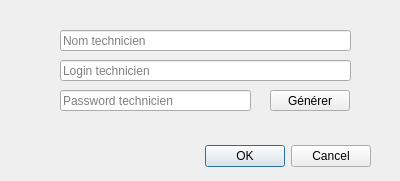
<?xml version="1.0" encoding="UTF-8"?>
<ui version="4.0">
 <class>ajouterTechnicien</class>
 <widget class="QDialog" name="ajouterTechnicien">
  <property name="geometry">
   <rect>
    <x>0</x>
    <y>0</y>
    <width>400</width>
    <height>181</height>
   </rect>
  </property>
  <property name="windowTitle">
   <string>Gestion Technicien - Ajouter Technicien</string>
  </property>
  <property name="windowIcon">
   <iconset>
    <normaloff>../../build-connectbdd-Desktop_Qt_5_9_6_MinGW_32bit-Debug/logo-domo.png</normaloff>../../build-connectbdd-Desktop_Qt_5_9_6_MinGW_32bit-Debug/logo-domo.png</iconset>
  </property>
  <widget class="QDialogButtonBox" name="buttonBox">
   <property name="geometry">
    <rect>
     <x>30</x>
     <y>140</y>
     <width>341</width>
     <height>32</height>
    </rect>
   </property>
   <property name="orientation">
    <enum>Qt::Horizontal</enum>
   </property>
   <property name="standardButtons">
    <set>QDialogButtonBox::Cancel|QDialogButtonBox::Ok</set>
   </property>
  </widget>
  <widget class="QLineEdit" name="nomTech">
   <property name="geometry">
    <rect>
     <x>60</x>
     <y>30</y>
     <width>291</width>
     <height>21</height>
    </rect>
   </property>
   <property name="text">
    <string/>
   </property>
   <property name="readOnly">
    <bool>false</bool>
   </property>
   <property name="placeholderText">
    <string extracomment="test">Nom technicien</string>
   </property>
  </widget>
  <widget class="QLineEdit" name="loginTech">
   <property name="geometry">
    <rect>
     <x>60</x>
     <y>60</y>
     <width>291</width>
     <height>21</height>
    </rect>
   </property>
   <property name="text">
    <string/>
   </property>
   <property name="readOnly">
    <bool>false</bool>
   </property>
   <property name="placeholderText">
    <string>Login technicien</string>
   </property>
  </widget>
  <widget class="QLineEdit" name="passTech">
   <property name="geometry">
    <rect>
     <x>60</x>
     <y>90</y>
     <width>191</width>
     <height>21</height>
    </rect>
   </property>
   <property name="text">
    <string/>
   </property>
   <property name="readOnly">
    <bool>false</bool>
   </property>
   <property name="placeholderText">
    <string>Password technicien</string>
   </property>
  </widget>
  <widget class="QPushButton" name="generer">
   <property name="geometry">
    <rect>
     <x>270</x>
     <y>90</y>
     <width>80</width>
     <height>21</height>
    </rect>
   </property>
   <property name="text">
    <string>Générer</string>
   </property>
  </widget>
 </widget>
 <resources/>
 <connections>
  <connection>
   <sender>buttonBox</sender>
   <signal>accepted()</signal>
   <receiver>ajouterTechnicien</receiver>
   <slot>accept()</slot>
   <hints>
    <hint type="sourcelabel">
     <x>248</x>
     <y>254</y>
    </hint>
    <hint type="destinationlabel">
     <x>157</x>
     <y>274</y>
    </hint>
   </hints>
  </connection>
  <connection>
   <sender>buttonBox</sender>
   <signal>rejected()</signal>
   <receiver>ajouterTechnicien</receiver>
   <slot>reject()</slot>
   <hints>
    <hint type="sourcelabel">
     <x>316</x>
     <y>260</y>
    </hint>
    <hint type="destinationlabel">
     <x>286</x>
     <y>274</y>
    </hint>
   </hints>
  </connection>
 </connections>
</ui>
